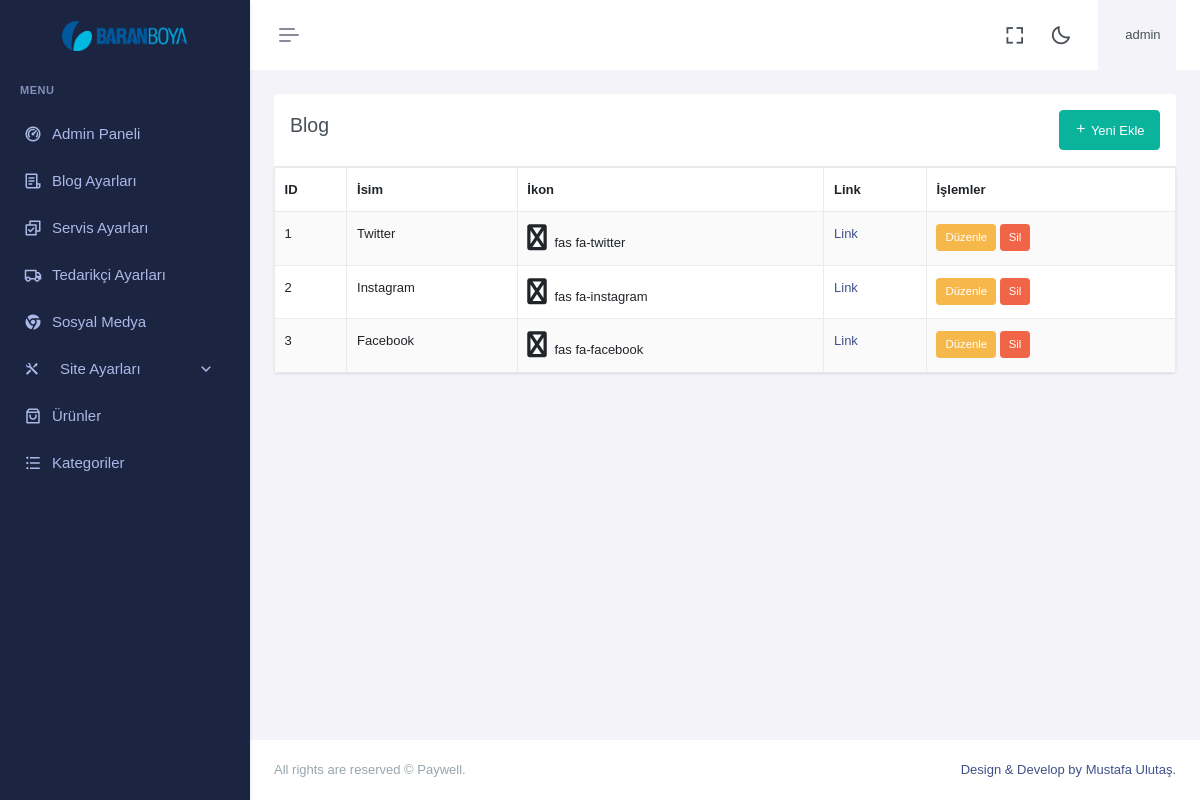
The app's page /dashboard/socials.php (signed in) with its own data.
### tables this page shows
CREATE TABLE `logo` (
  `id` int(11) NOT NULL,
  `logo` varchar(1000) NOT NULL,
  `updated_at` timestamp NOT NULL DEFAULT current_timestamp() ON UPDATE current_timestamp()
);

CREATE TABLE IF NOT EXISTS `social` (
  `id` int(11) NOT NULL,
  `name` varchar(150) NOT NULL,
  `fa` varchar(150) NOT NULL,
  `social_link` varchar(500) NOT NULL
);

### dashboard/socials.php (the view, shortened to what this page needs)
<?php
require __DIR__ . '/init.php';
$action = isset($_GET['action']) ? $_GET['action'] : '';
$resList = mysqli_query($con, "SELECT * FROM social ORDER BY id DESC");
include __DIR__ . '/header.php';
include __DIR__ . '/sidebar.php';
?>
<link href="https://cdnjs.cloudflare.com/ajax/libs/font-awesome/6.0.0-beta3/css/all.min.css" rel="stylesheet">
<div class="main-content">
    <div class="page-content">
        <div class="container-fluid">
            <div class="row">
                <div class="col-12">
                    <div class="card-header text-white d-flex justify-content-between align-items-center">
                        <h4 class="page-title">Blog</h4>
                        <div class="text-end">
                            <a href="socials.php?action=create" class="btn btn-success">
                                <i class="ri-add-line"></i> Yeni Ekle
                            </a>
                        </div>
                    </div>
                </div>
            </div>
            <?php if ($action === 'create' || ($action === 'edit' && isset($resEdit))): ?>
                <div class="row">
                    <div class="col-lg-12">
                        <div class="card">
                            <div class="card-header">
                                <h5 class="card-title">
                                    <?= $action === 'create' ? 'Yeni Sosyal Medya Ekle' : 'Sosyal Medya Düzenle' ?>
                                </h5>
                            </div>
                            <div class="card-body">
                                <form method="post"
                                    action="socials.php?action=<?= $action ?><?= $action === 'edit' ? '&id=' . $id : '' ?>">
                                    <div class="mb-3">
                                        <label class="form-label">İsim</label>
                                        <input type="text" name="name" class="form-control" required
                                            value="<?= $action === 'edit' ? htmlspecialchars($resEdit['name'], ENT_QUOTES) : '' ?>">
                                    </div>
                                    <div class="mb-3">
                                        <label class="form-label">İkon Seç</label>
                                        <div>
                                            <button type="button" class="btn btn-outline-primary" data-bs-toggle="modal"
                                                data-bs-target="#faModal">
                                                <i id="faPreview"
                                                    class="<?= isset($selectedFa) ? $selectedFa : 'fab fa-facebook-f' ?> fa-2x me-2"></i>
                                                <span><?= isset($selectedFa) ? $selectedFa : 'Facebook' ?></span>
                                            </button>
                                        </div>
                                        <input type="hidden" name="fa" id="faInput"
                                            value="<?= isset($selectedFa) ? htmlspecialchars($selectedFa, ENT_QUOTES) : 'fab fa-facebook-f' ?>">
                                    </div>
                                    <div class="mb-3">
                                        <label class="form-label">Sosyal Link</label>
                                        <input type="url" name="social_link" class="form-control" required
                                            value="<?= $action === 'edit' ? htmlspecialchars($resEdit['social_link'], ENT_QUOTES) : '' ?>">
                                    </div>
                                    <div class="text-end">
                                        <button type="submit"
                                            class="btn btn-warning"><?= $action === 'create' ? 'Ekle' : 'Güncelle' ?></button>
                                        <a href="socials.php" class="btn btn-secondary">İptal</a>
                                    </div>
                                </form>
                            </div>
                        </div>
                    </div>
                </div>
                <div class="modal fade" id="faModal" tabindex="-1" aria-labelledby="faModalLabel" aria-hidden="true">
                    <div class="modal-dialog modal-dialog-centered">
                        <div class="modal-content">
                            <div class="modal-header">
                                <h5 class="modal-title" id="faModalLabel">Sosyal İkon Seç</h5>
                                <button type="button" class="btn-close" data-bs-dismiss="modal"></button>
                            </div>
                            <div class="modal-body">
                                <div class="row g-3">
                                    <?php
                                    $icons = [
                                        'fab fa-facebook-f' => 'Facebook',
                                        'fab fa-instagram' => 'Instagram',
                                        'fab fa-twitter' => 'Twitter',
                                        'fab fa-linkedin-in' => 'LinkedIn',
                                        'fab fa-youtube' => 'YouTube',
                                        'fab fa-pinterest' => 'Pinterest',
                                        'fab fa-github' => 'GitHub',
                                        'fab fa-telegram' => 'Telegram',
                                    ];
                                    foreach ($icons as $class => $label): ?>
                                        <div class="col-3 text-center">
                                            <button type="button" class="btn btn-light icon-btn p-2" data-icon="<?= $class ?>"
                                                data-label="<?= $label ?>">
                                                <i class="<?= $class ?> fa-2x"></i>
                                                <div class="small mt-1"><?= $label ?></div>
                                            </button>
                                        </div>
                                    <?php endforeach; ?>
                                </div>
                            </div>
                        </div>
                    </div>
                </div>
                <script>
                    document.querySelectorAll('.icon-btn').forEach(btn => {
                        btn.addEventListener('click', () => {
                            const cls = btn.getAttribute('data-icon');
                            const label = btn.getAttribute('data-label');
                            document.getElementById('faPreview').className = cls + ' fa-2x me-2';
                            document.querySelector('#faPreview + span').textContent = label;
                            document.getElementById('faInput').value = cls;
                            bootstrap.Modal.getInstance(document.getElementById('faModal')).hide();
                        });
                    });
                </script>
            <?php else: ?>
                <div class="row">
                    <div class="col-12">
                        <div class="card">
                            <div class="card-body p-0">
                                <table class="table table-striped table-bordered mb-0">
                                    <thead>
                                        <tr>
                                            <th>ID</th>
                                            <th>İsim</th>
                                            <th>İkon</th>
                                            <th>Link</th>
                                            <th>İşlemler</th>
                                        </tr>
                                    </thead>
                                    <tbody>
                                        <?php $i = 1;
                                        while ($row = mysqli_fetch_assoc($resList)): ?>
                                            <tr>
                                                <td><?= $i++ ?></td>
                                                <td><?= htmlspecialchars($row['name'], ENT_QUOTES) ?></td>
                                                <td><i class="<?= htmlspecialchars($row['fa'], ENT_QUOTES) ?> fa-2x me-1"></i>
                                                    <?= htmlspecialchars($row['fa'], ENT_QUOTES) ?></td>
                                                <td><a href="<?= htmlspecialchars($row['social_link'], ENT_QUOTES) ?>"
                                                        target="_blank">Link</a></td>
                                                <td>
                                                    <a href="socials.php?action=edit&id=<?= $row['id'] ?>"
                                                        class="btn btn-sm btn-warning">Düzenle</a>
                                                    <form method="post" action="socials.php" style="display:inline-block;">
                                                        <button type="submit" class="btn btn-sm btn-danger"
                                                            onclick="return confirm('Silmek istediğinize emin misiniz?')">Sil</button>
                                                    </form>
                                                </td>
                                            </tr>
                                        <?php endwhile; ?>
                                    </tbody>
                                </table>
                            </div>
                        </div>
                    </div>
                </div>
            <?php endif; ?>
        </div>
    </div>
</div>
<?php include 'footer.php'; ?>

### dashboard/sidebar.php (shortened to what this page needs)
<?php
require __DIR__ . '/init.php';
?>
<div class="app-menu navbar-menu">
  <div class="navbar-brand-box">
    <?php
    $rr = mysqli_query($con, "SELECT logo FROM logo");
    $r = mysqli_fetch_row($rr);
    $ufile = $r[0];
    ?>
    <a href="home" class="logo logo-light">
      <span class="logo-lg">
        <img src="../assets/img/logo/<?php print $ufile ?>" alt="" height="30">
      </span>
    </a>
  </div>
  <div id="scrollbar">
    <div class="container-fluid">
      <ul class="navbar-nav" id="navbar-nav">
        <li class="menu-title"><span data-key="t-menu">Menu</span></li>
        <li class="nav-item">
          <a href="home" class="nav-link" data-key="t-analytics"> <i class="ri-dashboard-2-line"></i> <span
              data-key="t-dashboards"> Admin Paneli </span></a>
        </li>
        <li class="nav-item">
          <a class="nav-link menu-link" href="blog" role="button" aria-expanded="true" aria-controls="sidebarLanding">
            <i class="ri-file-list-3-line"></i> <span data-key="t-landing">Blog Ayarları</span>
          </a>
        </li>
        <li class="nav-item">
          <a class="nav-link menu-link" href="services" role="button" aria-expanded="true"
            aria-controls="sidebarLanding">
            <i class="ri-checkbox-multiple-line"></i> <span data-key="t-landing">Servis Ayarları</span>
          </a>
        </li>
        <li class="nav-item">
          <a class="nav-link menu-link" href="suppliers" role="button" aria-expanded="true"
            aria-controls="sidebarLanding">
            <i class="ri-truck-line"></i> <span data-key="t-landing">Tedarikçi Ayarları</span>
          </a>
        </li>
        <li class="nav-item">
          <a class="nav-link menu-link" href="socials" role="button" aria-expanded="true"
            aria-controls="sidebarLanding">
            <i class="ri-chrome-fill"></i> <span data-key="t-landing">Sosyal Medya</span>
          </a>
        </li>
        <li class="nav-item">
          <a class="nav-link site-settings-toggle collapsed" data-bs-toggle="collapse" href="#sidebarSiteSettings"
            role="button" aria-expanded="false" aria-controls="sidebarSiteSettings">
            <i class="ri-tools-fill fs-5"></i>
            <span class="ms-2 flex-grow-1">Site Ayarları</span>
            <i class="ri-arrow-down-s-line site-settings-arrow ms-auto"></i>
          </a>
        </li>
        <li class="nav-item">
          <a class="nav-link menu-link" href="products" role="button" aria-expanded="true"
            aria-controls="sidebarLanding">
            <i class="ri-shopping-bag-3-line"></i> <span data-key="t-landing"> Ürünler </span>
          </a>
        </li>
        <li class="nav-item">
          <a class="nav-link menu-link" href="categorys" role="button" aria-expanded="true"
            aria-controls="sidebarLanding">
            <i class="ri-list-unordered"></i> <span data-key="t-landing"> Kategoriler </span>
          </a>
        </li>
      </ul>
    </div>
  </div>
  <div class="sidebar-background"></div>
</div>

### records on screen
logo: logo (picture)
social: name "Twitter", fa "fas fa-twitter"
social: name "Instagram", fa "fas fa-instagram"
social: name "Facebook", fa "fas fa-facebook"

### other values on screen
$username "admin"
